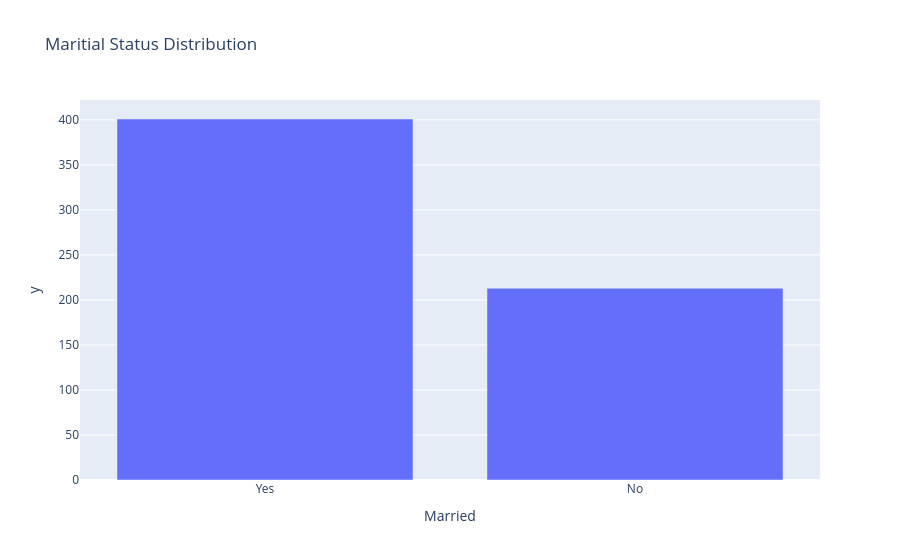

The cell this chart's notebook holds for it:
### Code cell
# Now let's have a look at the distribution of the martial status column

married_count = data['Married'].value_counts()

fig_married = px.bar(married_count, x = married_count.index, y = married_count.values, title = 'Maritial Status Distribution')
fig_married.show()

### Figure 1 — Plotly figure (JSON) as saved in the notebook; plotly's stock layout.template omitted (floating-point values rounded to 4 significant figures)
{"data": [{"alignmentgroup": "True", "hovertemplate": "Married=%{x}<br>y=%{y}<extra></extra>", "legendgroup": "", "marker": {"color": "#636efa", "pattern": {"shape": ""}}, "name": "", "offsetgroup": "", "orientation": "v", "showlegend": false, "textposition": "auto", "type": "bar", "x": ["Yes", "No"], "xaxis": "x", "y": [401, 213], "yaxis": "y"}], "layout": {"autosize": true, "barmode": "relative", "legend": {"tracegroupgap": 0}, "title": {"text": "Maritial Status Distribution"}, "xaxis": {"anchor": "y", "autorange": true, "domain": [0, 1], "range": [-0.5, 1.5], "title": {"text": "Married"}, "type": "category"}, "yaxis": {"anchor": "x", "autorange": true, "domain": [0, 1], "range": [0, 422.1], "title": {"text": "y"}, "type": "linear"}}}
